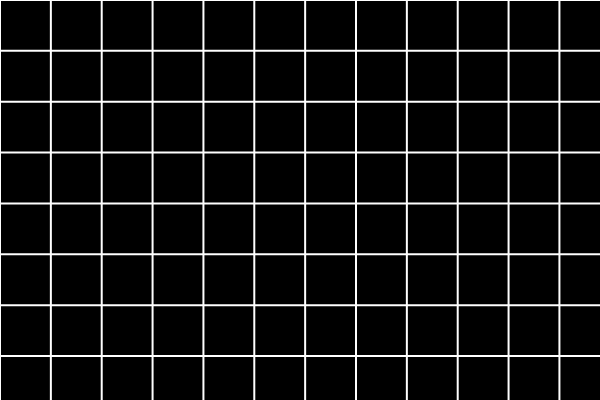
Frame 1 (no input)
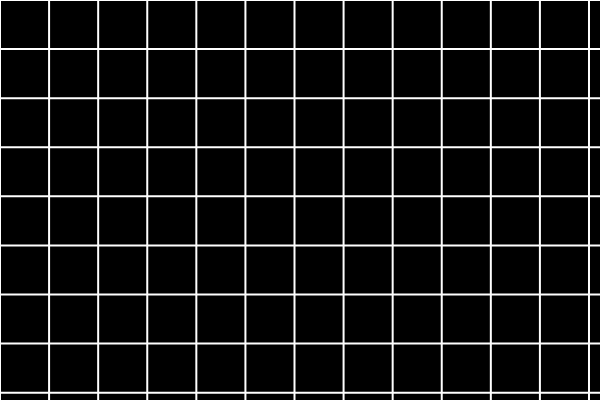
Frame 60 (no input)
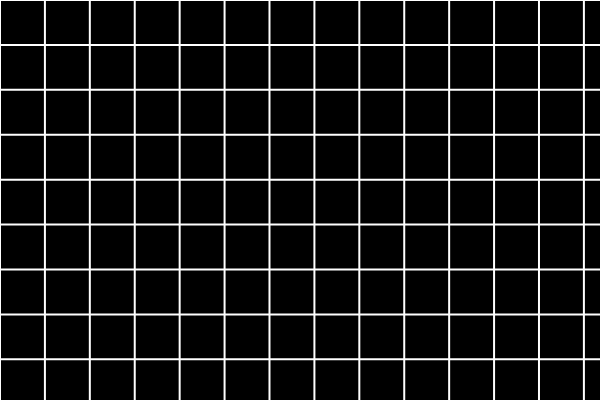
Frame 120 (the mouse pressed at the canvas centre since frame 60)

The p5.js sketch that drew these frames (run headless with seeded random() and noise() and a simulated clock; from frame 60 on, the mouse is pressed at the canvas centre):

// p5.js sketch
// ── sketch.js
// Example code from
// Coding Train "6.2: Two Loops / Grid Exercise - Processing Tutorial"
// https://youtu.be/esKLU3dJo70

// the width of the circles
var spacing = 50;

function setup() {
    createCanvas(600, 400);
}

function draw() {
    var x, y;

    background(0);
    stroke(255);
    strokeWeight(2);
    spacing = spacing + random(-2, 2);

    x = 0;
    while (spacing > 0 && x < width) {
        line(x, 0, x, height);
        x = x + spacing;
    }

    y = 0;
    while (spacing > 0 && y < height) {
        line(0, y, width, y);
        y = y + spacing;
    }
}
